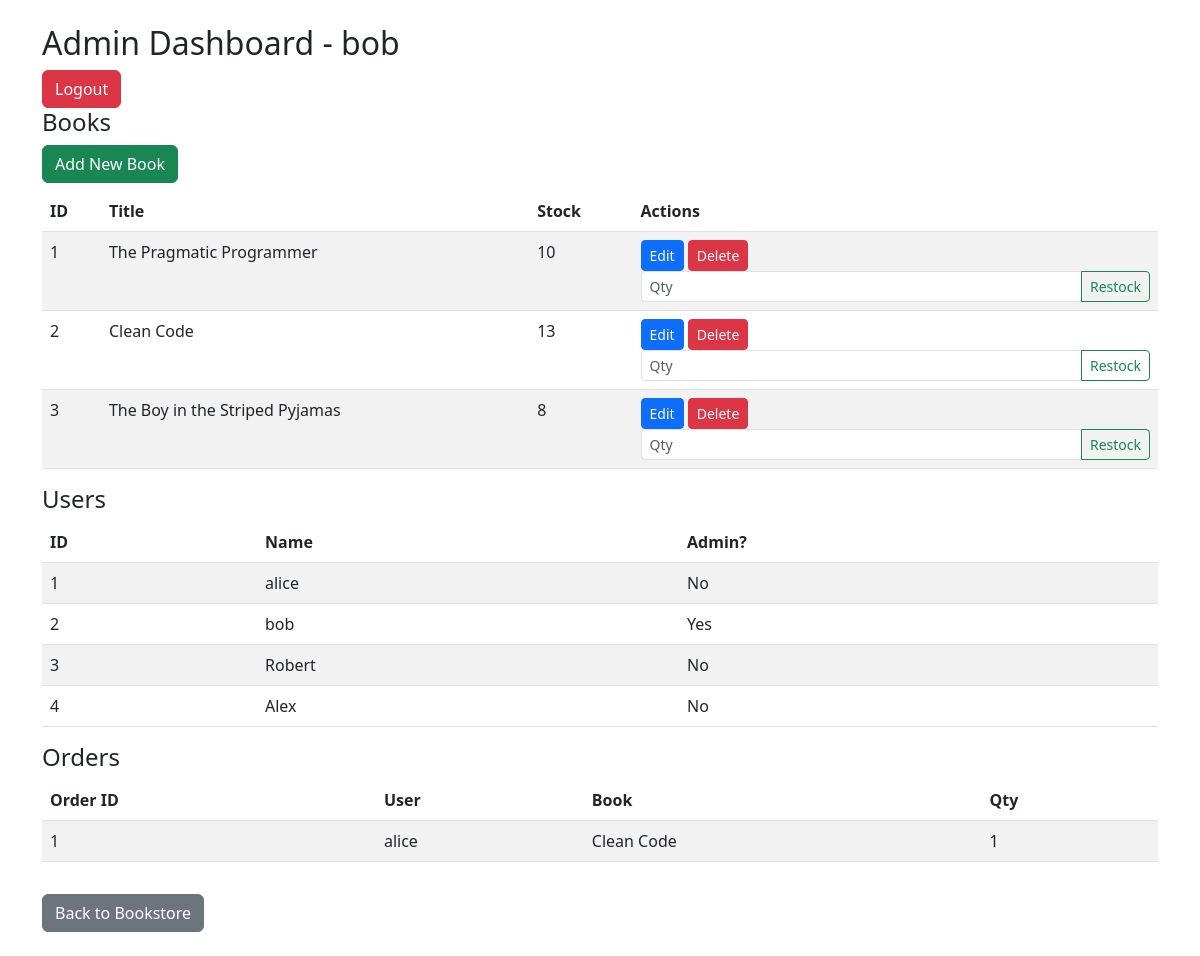
Before: /admin?user_id=2 with the older database file.
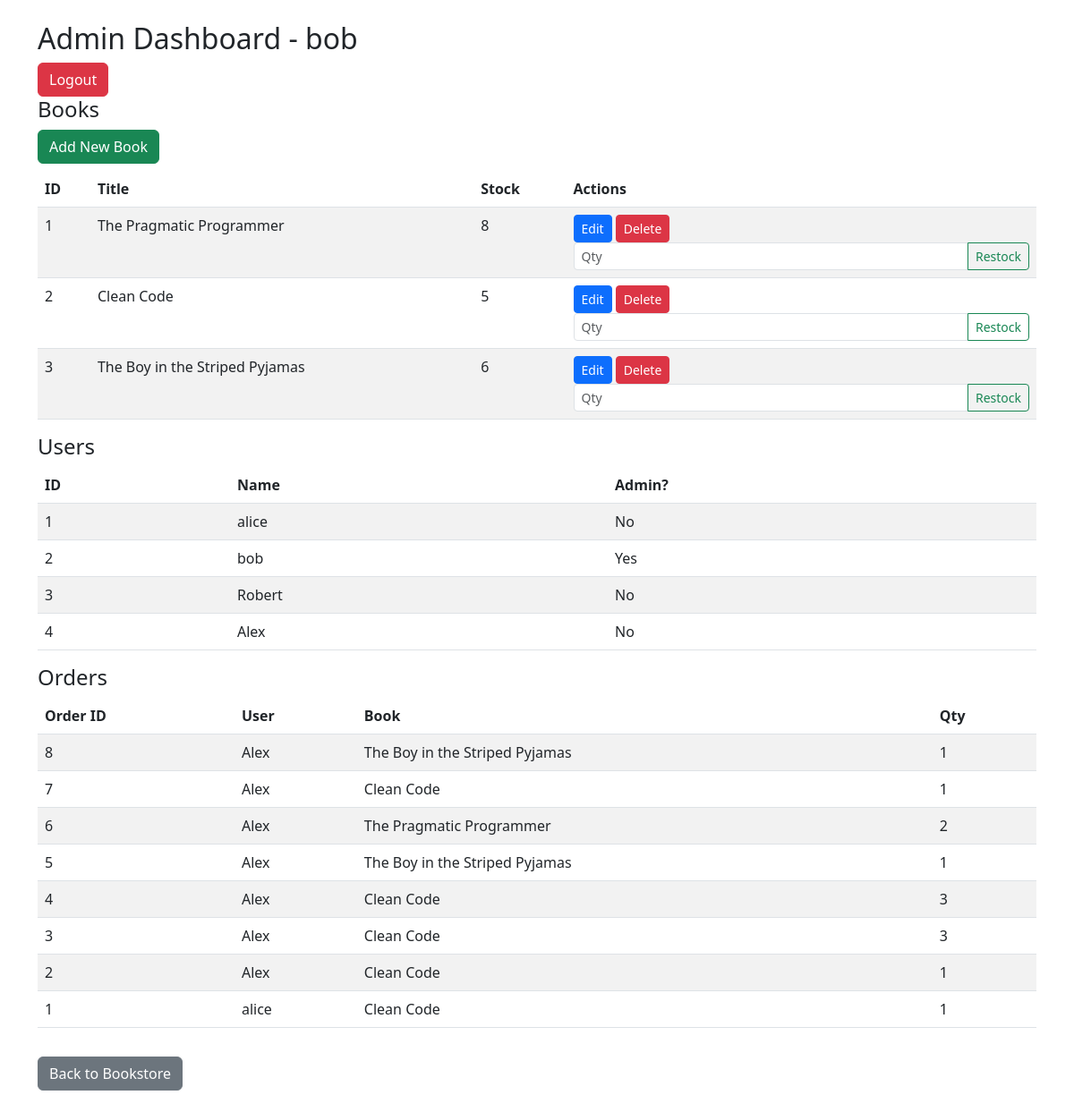
After: the same page with the newer database file.
### tables this page shows
CREATE TABLE users (
    id INTEGER PRIMARY KEY AUTOINCREMENT,
    name TEXT,
    password TEXT,
    is_admin INTEGER
, payment_method TEXT, address TEXT);

CREATE TABLE books (
    id INTEGER PRIMARY KEY AUTOINCREMENT,
    title TEXT,
    author TEXT,
    publisher TEXT,
    price REAL,
    category TEXT,
    isbn TEXT,
    stock INTEGER,
    image_url TEXT
);

CREATE TABLE orders (
    id INTEGER PRIMARY KEY AUTOINCREMENT,
    user_id INTEGER,
    book_id INTEGER,
    quantity INTEGER,
    FOREIGN KEY(user_id) REFERENCES users(id),
    FOREIGN KEY(book_id) REFERENCES books(id)
);

### app.py (the view)
@app.route('/admin')
def admin_dashboard():
    user_id = request.args.get('user_id')
    conn = get_db_connection()
    user = conn.execute('SELECT * FROM users WHERE id = ?', (user_id,)).fetchone()
    if not user or user['is_admin'] != 1:
        conn.close()
        return "Access denied."
    books = conn.execute('SELECT * FROM books').fetchall()
    users = conn.execute('SELECT * FROM users').fetchall()
    orders = conn.execute('''
        SELECT o.id, u.name AS customer, b.title, o.quantity
        FROM orders o
        JOIN users u ON o.user_id = u.id
        JOIN books b ON o.book_id = b.id
        ORDER BY o.id DESC
    ''').fetchall()
    conn.close()
    return render_template('admin.html', user=user, books=books, users=users, orders=orders)

### app.py (called while the page is built)
def get_db_connection():
    conn = sqlite3.connect('books.db')
    conn.row_factory = sqlite3.Row
    return conn

### templates/admin.html (shortened to what this page needs)
{% extends "layout.html" %}
{% block content %}
  <h2>Admin Dashboard - {{ user['name'] }}</h2>
  <a href="{{ url_for('logout') }}" class="btn btn-danger">Logout</a>
  <h4>Books</h4>
  <a href="{{ url_for('add_book', user_id=user['id']) }}" class="btn btn-success mb-2">Add New Book</a>
<table class="table table-striped">
  <thead>
    <tr><th>ID</th><th>Title</th><th>Stock</th><th>Actions</th></tr>
  </thead>
  <tbody>
    {% for book in books %}
      <tr>
        <td>{{ book['id'] }}</td>
        <td>{{ book['title'] }}</td>
        <td>{{ book['stock'] }}</td>
        <td>
          <a href="{{ url_for('edit_book', book_id=book['id'], user_id=user['id']) }}" class="btn btn-sm btn-primary">Edit</a>
          <a href="{{ url_for('delete_book', book_id=book['id'], user_id=user['id']) }}" class="btn btn-sm btn-danger" onclick="return confirm('Are you sure?')">Delete</a>
          <form method="post" action="{{ url_for('restock_book', book_id=book['id']) }}" class="d-inline ms-2" style="width: 150px;">
            <div class="input-group input-group-sm">
              <input type="number" class="form-control" name="amount" min="1" placeholder="Qty" required>
              <button class="btn btn-outline-success" type="submit">Restock</button>
            </div>
          </form>
        </td>
      </tr>
    {% endfor %}
  </tbody>
</table>
  <h4>Users</h4>
  <table class="table table-striped">
    <thead><tr><th>ID</th><th>Name</th><th>Admin?</th></tr></thead>
    <tbody>
      {% for u in users %}
        <tr><td>{{ u['id'] }}</td><td>{{ u['name'] }}</td><td>{{ 'Yes' if u['is_admin'] else 'No' }}</td></tr>
      {% endfor %}
    </tbody>
  </table>
  <h4>Orders</h4>
  <table class="table table-striped">
    <thead><tr><th>Order ID</th><th>User</th><th>Book</th><th>Qty</th></tr></thead>
    <tbody>
      {% for o in orders %}
        <tr>
          <td>{{ o['id'] }}</td>
          <td>{{ o['customer'] }}</td>
          <td>{{ o['title'] }}</td>
          <td>{{ o['quantity'] }}</td>
        </tr>
      {% endfor %}
    </tbody>
  </table>
  <a href="{{ url_for('book_list', user_id=user['id']) }}" class="btn btn-secondary mt-3">Back to Bookstore</a>
{% endblock %}

### templates/layout.html (shortened to what this page needs)
<!DOCTYPE html>
<html>
<head>
  <link rel="stylesheet" href="https://cdn.jsdelivr.net/npm/bootstrap@5.3.0/dist/css/bootstrap.min.css">
</head>
<body class="p-4">
  <div class="container">
    {% block content %}{% endblock %}
  </div>
</body>
</html>

Changed rows visible on the page:
changed books "The Pragmatic Programmer": stock "10" → "8"
changed books "Clean Code": stock "13" → "5"
changed books "The Boy in the Striped Pyjamas": stock "8" → "6"
added orders: id "8", customer "Alex", title "The Boy in the Striped Pyjamas", quantity "1"
added orders: id "7", customer "Alex", title "Clean Code", quantity "1"
added orders: id "6", customer "Alex", title "The Pragmatic Programmer", quantity "2"
added orders: id "5", customer "Alex", title "The Boy in the Striped Pyjamas", quantity "1"
added orders: id "4", customer "Alex", title "Clean Code", quantity "3"
added orders: id "3", customer "Alex", title "Clean Code", quantity "3"
added orders: id "2", customer "Alex", title "Clean Code", quantity "1"
